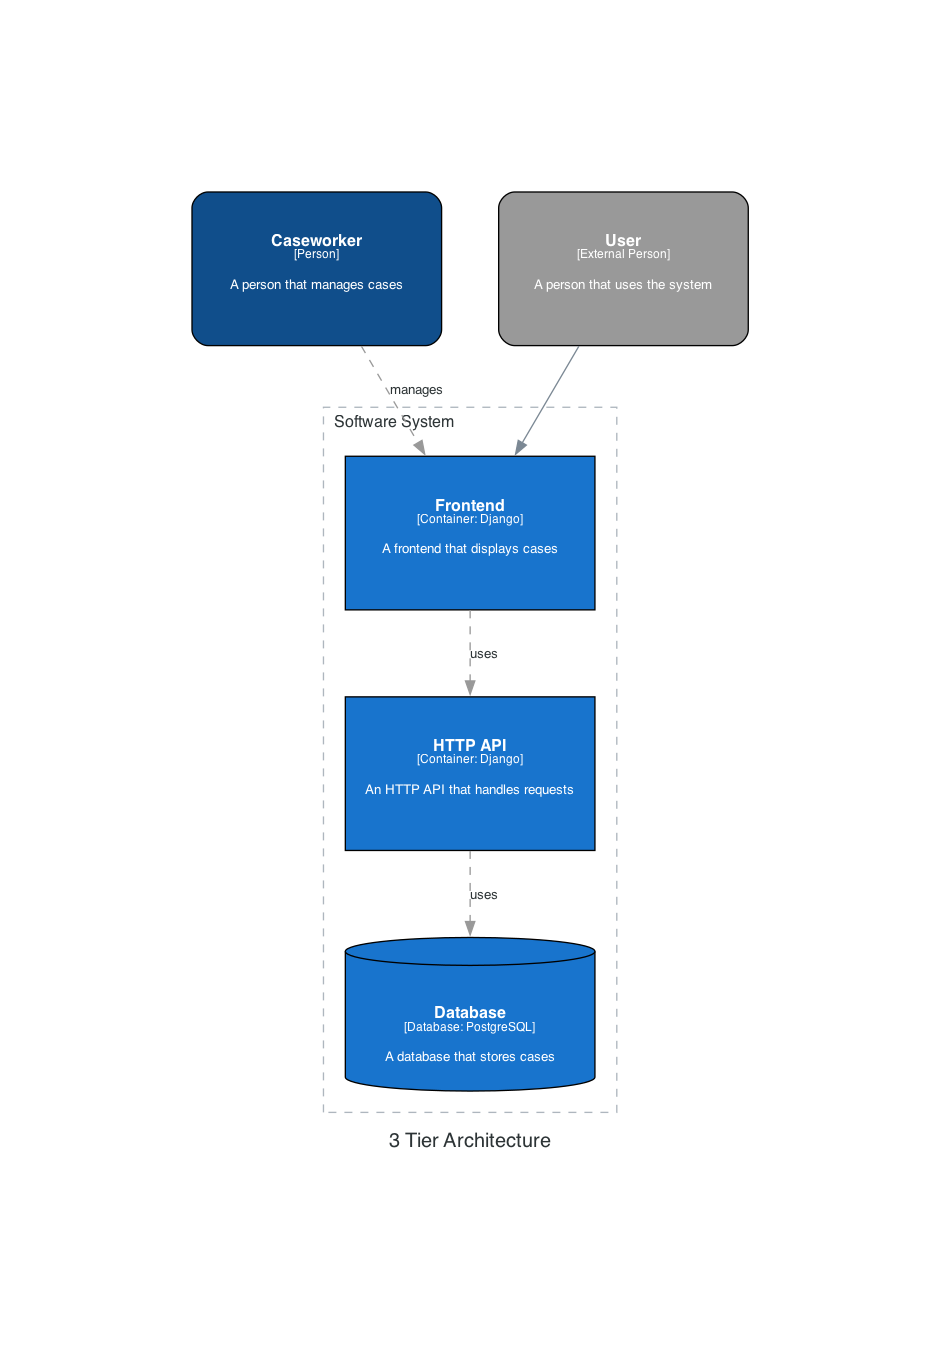

Here is the Python script that generated this plot:
from diagrams import Diagram
from diagrams.c4 import (
    Person,
    Container,
    Database,
    System,
    SystemBoundary,
    Relationship,
)
from pathlib import Path


FILENAME = str(Path(__file__).parent / "diagram")


graph_attr = {
    "splines": "spline",
}


with Diagram("3 Tier Architecture", direction="TB", graph_attr=graph_attr, filename=FILENAME):
    caseworker = Person(name="Caseworker", description="A person that manages cases")
    user = Person(name="User", description="A person that uses the system", external=True)

    with SystemBoundary("Software System"):
        database = Database(name="Database", description="A database that stores cases", technology="PostgreSQL")
        http_api = Container(name="HTTP API", description="An HTTP API that handles requests", technology="Django")
        frontend = Container(name="Frontend", description="A frontend that displays cases", technology="Django")

        user >> frontend >> Relationship("uses") >> http_api >> Relationship("uses") >> database
        caseworker >> Relationship("manages") >> frontend
